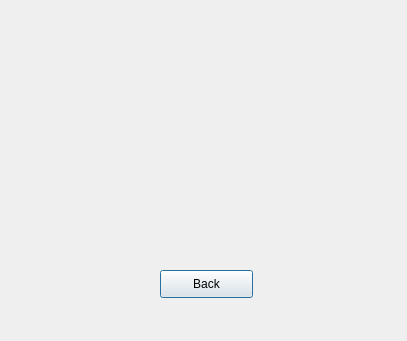
<?xml version="1.0" encoding="UTF-8"?>
<ui version="4.0">
 <class>AdminMenu</class>
 <widget class="QDialog" name="AdminMenu">
  <property name="geometry">
   <rect>
    <x>0</x>
    <y>0</y>
    <width>407</width>
    <height>341</height>
   </rect>
  </property>
  <property name="windowTitle">
   <string>Dialog</string>
  </property>
  <widget class="QPushButton" name="BackButton">
   <property name="geometry">
    <rect>
     <x>160</x>
     <y>270</y>
     <width>93</width>
     <height>28</height>
    </rect>
   </property>
   <property name="text">
    <string>Back</string>
   </property>
  </widget>
 </widget>
 <resources/>
 <connections/>
</ui>
